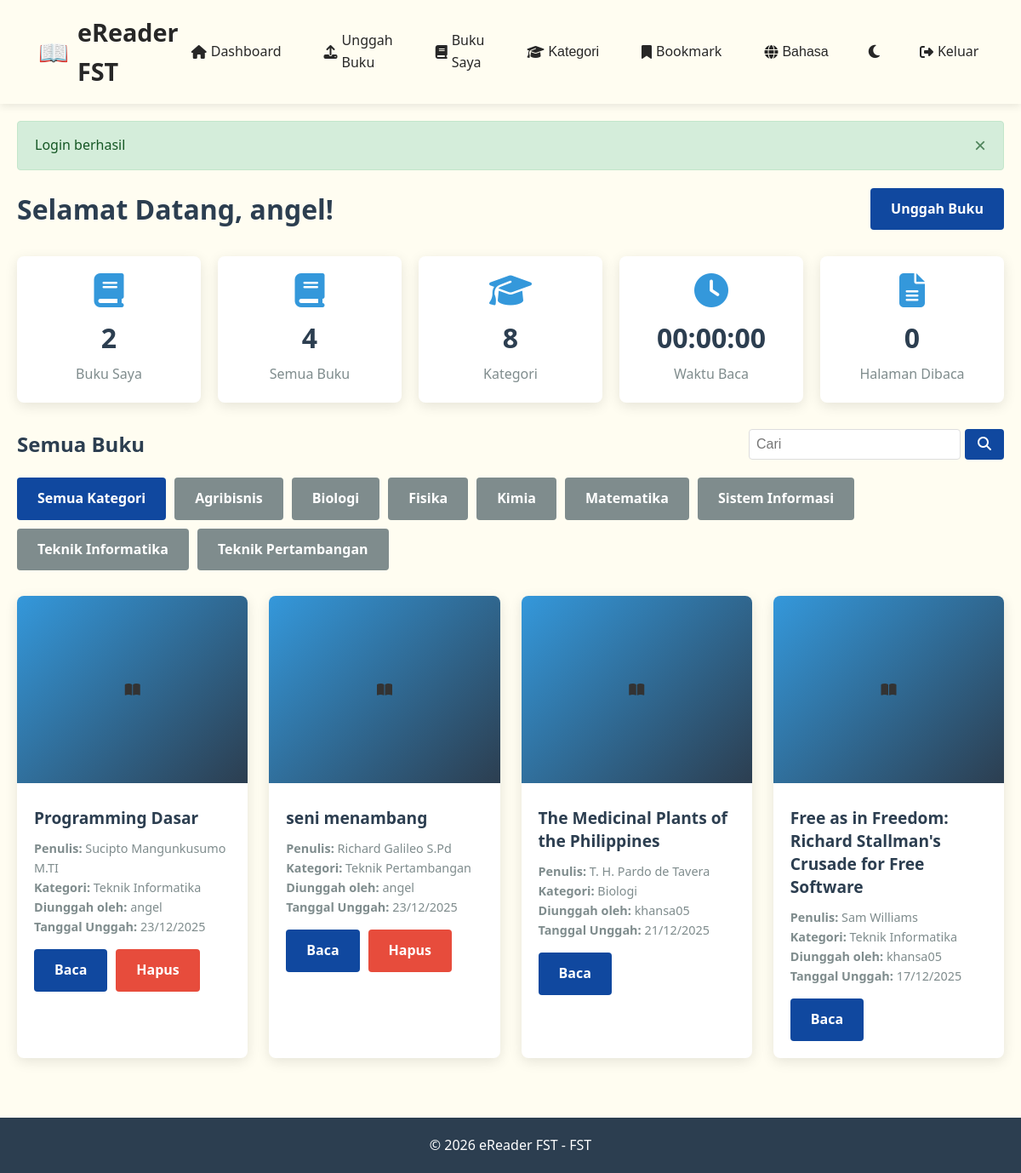
The app's page /dashboard.php (signed in) with its own data.
### tables this page shows
CREATE TABLE `categories` (
  `id` int(11) NOT NULL,
  `name` varchar(100) NOT NULL,
  `description` text DEFAULT NULL,
  `created_at` timestamp NOT NULL DEFAULT current_timestamp()
);

CREATE TABLE `books` (
  `id` int(11) NOT NULL,
  `title` varchar(255) NOT NULL,
  `author` varchar(255) DEFAULT NULL,
  `category_id` int(11) DEFAULT NULL,
  `user_id` int(11) DEFAULT NULL,
  `filename` varchar(255) NOT NULL,
  `filepath` varchar(500) NOT NULL,
  `file_size` int(11) DEFAULT NULL,
  `upload_date` timestamp NOT NULL DEFAULT current_timestamp()
);

CREATE TABLE `users` (
  `id` int(11) NOT NULL,
  `username` varchar(50) NOT NULL,
  `email` varchar(100) NOT NULL,
  `password` varchar(255) NOT NULL,
  `language` enum('id','en') DEFAULT 'id',
  `created_at` timestamp NOT NULL DEFAULT current_timestamp()
);

### includes/functions.php (called while the page is built, shortened)
<?php
require_once __DIR__ . '/../config/database.php';
function t($key) {
    $lang = isset($_SESSION['language']) ? $_SESSION['language'] : 'id';
    $languageFile = __DIR__ . "/../languages/{$lang}.php";
    if (file_exists($languageFile)) {
        $translations = require($languageFile);
        return isset($translations[$key]) ? $translations[$key] : $key;
    }
    return $key;
}
function translateCategoryName($categoryName) {
    return t($categoryName);
}
function getCategories() {
    global $pdo;
    $stmt = $pdo->query("SELECT * FROM categories ORDER BY name");
    $categories = $stmt->fetchAll(PDO::FETCH_ASSOC);
    return $categories;
}
    function getUserReadingSummary($user_id) {
        global $pdo;
        $pdo->exec("CREATE TABLE IF NOT EXISTS reading_stats (
            id INT AUTO_INCREMENT PRIMARY KEY,
            user_id INT NOT NULL,
            book_id INT NOT NULL,
            chapter_number INT DEFAULT NULL,
            words INT DEFAULT 0,
            pages INT DEFAULT 0,
            seconds INT DEFAULT 0,
            created_at DATETIME DEFAULT CURRENT_TIMESTAMP
        ) ENGINE=InnoDB DEFAULT CHARSET=utf8mb4;");
        $stmt = $pdo->prepare("SELECT
            COALESCE(SUM(pages),0) AS total_pages,
            COALESCE(SUM(seconds),0) AS total_seconds,
            COUNT(*) AS sessions
            FROM reading_stats WHERE user_id = ?");
        $stmt->execute([$user_id]);
        return $stmt->fetch(PDO::FETCH_ASSOC);
    }
?>

### dashboard.php (the view, shortened to what this page needs)
<?php
require_once 'config/database.php';
require_once 'includes/functions.php';
$category_id = isset($_GET['category']) ? intval($_GET['category']) : null;
$view = isset($_GET['view']) ? $_GET['view'] : 'all';
$search = isset($_GET['search']) ? trim($_GET['search']) : '';
$categories = getCategories();
$category_name = '';
if($view == 'mybooks') {
    $query = "SELECT books.*, categories.name as category_name, users.username
              FROM books
              LEFT JOIN categories ON books.category_id = categories.id
              LEFT JOIN users ON books.user_id = users.id
              WHERE books.user_id = ?";
    $params = [$_SESSION['user_id']];
    if(!empty($search)) {
        $query .= " AND (books.title LIKE ? OR books.author LIKE ?)";
        $params[] = "%$search%";
        $params[] = "%$search%";
    }
    $stmt = $pdo->prepare($query);
    $stmt->execute($params);
    $books = $stmt->fetchAll(PDO::FETCH_ASSOC);
    $page_title = t('my_books');
} else {
    $query = "SELECT books.*, categories.name as category_name, users.username
              FROM books
              LEFT JOIN categories ON books.category_id = categories.id
              LEFT JOIN users ON books.user_id = users.id
              WHERE 1=1";
    $params = [];
    $query .= " ORDER BY books.upload_date DESC";
    $stmt = $pdo->prepare($query);
    $stmt->execute($params);
    $books = $stmt->fetchAll(PDO::FETCH_ASSOC);
    $page_title = $category_id ? $category_name : t('all_books');
}
$stmt = $pdo->prepare("SELECT COUNT(*) as total FROM books WHERE user_id = ?");
$stmt->execute([$_SESSION['user_id']]);
$user_book_count = $stmt->fetch(PDO::FETCH_ASSOC)['total'];
$total_books = $pdo->query("SELECT COUNT(*) as total FROM books")->fetch()['total'];
$total_categories = $pdo->query("SELECT COUNT(*) as total FROM categories")->fetch()['total'];
$readingSummary = getUserReadingSummary($_SESSION['user_id']);
$total_seconds = isset($readingSummary['total_seconds']) ? intval($readingSummary['total_seconds']) : 0;
$hours = floor($total_seconds / 3600);
$minutes = floor(($total_seconds % 3600) / 60);
$seconds_display = $total_seconds % 60;
$time_read_label = sprintf("%02d:%02d:%02d", $hours, $minutes, $seconds_display);
$total_pages_read = isset($readingSummary['total_pages']) ? intval($readingSummary['total_pages']) : 0;
?>
<?php include 'includes/header.php'; ?>
<div class="dashboard-header">
    <h1><?php echo t('welcome'); ?>, <?php echo htmlspecialchars($_SESSION['username']); ?>!</h1>
    <a href="upload.php" class="btn btn-success"><?php echo t('upload_book'); ?></a>
</div>
<div class="dashboard-stats">
    <div class="stat-card">
        <i class="fas fa-book"></i>
        <h3><?php echo $user_book_count; ?></h3>
        <p><?php echo t('my_books'); ?></p>
    </div>
    <div class="stat-card">
        <i class="fas fa-book"></i>
        <h3><?php echo $total_books; ?></h3>
        <p><?php echo t('all_books'); ?></p>
    </div>
    <div class="stat-card">
        <i class="fas fa-graduation-cap"></i>
        <h3><?php echo $total_categories; ?></h3>
        <p><?php echo t('category'); ?></p>
    </div>
    <div class="stat-card">
        <i class="fas fa-clock"></i>
        <h3><?php echo htmlspecialchars($time_read_label); ?></h3>
        <p><?php echo t('time_read'); ?></p>
    </div>
    <div class="stat-card">
        <i class="fas fa-file-alt"></i>
        <h3><?php echo $total_pages_read; ?></h3>
        <p><?php echo t('pages_read'); ?></p>
    </div>
</div>
<div style="display: flex; justify-content: space-between; align-items: center; flex-wrap: wrap; margin-bottom: 20px;">
    <h2><?php echo $page_title; ?> <?php echo !empty($search) ? ' - Search: '.htmlspecialchars($search) : ''; ?></h2>
    <form action="dashboard.php" method="GET" style="display: flex; gap: 5px; min-width: 300px;">
        <input type="text" name="search" class="form-control"
               placeholder=<?php echo t('searchbook_placeholder');?>
               value="<?php echo htmlspecialchars($search); ?>"
               style="flex-grow: 1; padding: 8px; border: 1px solid #ddd; border-radius: 4px;">
        <button type="submit" class="btn btn-primary" style="padding: 8px 15px;">
            <i class="fas fa-search"></i>
        </button>
    </form>
</div>
<div class="category-filter" style="margin-bottom: 20px; display: flex; gap: 10px; flex-wrap: wrap;">
    <a href="dashboard.php<?php echo !empty($search) ? '?search='.urlencode($search) : ''; ?>"
       class="btn <?php echo !$category_id ? 'btn-success' : 'btn-secondary'; ?>">
        <?php echo t('all_categories'); ?>
    </a>
    <?php foreach($categories as $category): ?>
        <a href="dashboard.php?category=<?php echo $category['id']; ?><?php echo !empty($search) ? '&search='.urlencode($search) : ''; ?>"
           class="btn <?php echo ($category_id == $category['id']) ? 'btn-success' : 'btn-secondary'; ?>">
            <?php echo htmlspecialchars($category['display_name'] ?? $category['name']); ?>
        </a>
    <?php endforeach; ?>
</div>
<?php if(empty($books)): ?>
    <div class="alert alert-warning" style="padding: 20px; background: #fff3cd; border: 1px solid #ffeeba; border-radius: 4px;">
        <?php echo !empty($search) ? "Tidak ada buku yang cocok dengan kata kunci '" . htmlspecialchars($search) . "'" : t('no_results'); ?>
    </div>
<?php else: ?>
    <div class="book-grid">
        <?php foreach($books as $book): ?>
                    <div class="book-card">
                        <div class="book-cover">
                            <?php if (!empty($book['filepath']) && file_exists($book['filepath'])): ?>
                                <img src="cover.php?f=<?php echo urlencode(basename($book['filepath'])); ?>" alt="Cover" style="width:120px; height:auto; border-radius:6px; object-fit:cover;" />
                            <?php else: ?>
                                <i class="fas fa-book-open"></i>
                            <?php endif; ?>
                        </div>
                    <div class="book-info">
                    <h3><?php echo htmlspecialchars($book['title']); ?></h3>
                    <div class="book-meta">
                        <p><strong><?php echo t('author'); ?>:</strong> <?php echo htmlspecialchars($book['author'] ?? 'Unknown'); ?></p>
                        <p><strong><?php echo t('category'); ?>:</strong> <?php echo htmlspecialchars(translateCategoryName($book['category_name']) ?? 'Uncategorized'); ?></p>
                        <p><strong><?php echo t('uploaded_by'); ?>:</strong> <?php echo htmlspecialchars($book['username'] ?? 'Unknown'); ?></p>
                        <p><strong><?php echo t('upload_date'); ?>:</strong> <?php echo date('d/m/Y', strtotime($book['upload_date'])); ?></p>
                    </div>
                    <div class="book-actions">
                        <a href="reader.php?id=<?php echo $book['id']; ?>" class="btn"><?php echo t('read'); ?></a>
                        <?php if($book['user_id'] == $_SESSION['user_id']): ?>
                            <a href="delete.php?id=<?php echo $book['id']; ?>"
                               class="btn btn-danger"
                               onclick="return confirm('<?php echo t('delete_confirm'); ?>')">
                                <?php echo t('delete'); ?>
                            </a>
                        <?php endif; ?>
                    </div>
                </div>
            </div>
        <?php endforeach; ?>
    </div>
<?php endif; ?>
<?php include 'includes/footer.php'; ?>

### includes/header.php (shortened to what this page needs)
<?php
require_once 'functions.php';
?>
<!DOCTYPE html>
<html lang="en">
<head>
    <link rel="stylesheet" href="assets/css/style.css">
    <link rel="stylesheet" href="https://cdnjs.cloudflare.com/ajax/libs/font-awesome/6.4.0/css/all.min.css">
</head>
<body>
    <header>
        <nav class="navbar">
            <div class="nav-brand">
                <a href="index.php"><?php echo t('app_name'); ?></a>
            </div>
            <?php if(isset($_SESSION['user_id'])): ?>
            <div class="nav-menu">
                <a href="dashboard.php"><i class="fas fa-home"></i> <?php echo t('dashboard'); ?></a>
                <a href="upload.php"><i class="fas fa-upload"></i> <?php echo t('upload_book'); ?></a>
                <a href="dashboard.php?view=mybooks"><i class="fas fa-book"></i> <?php echo t('my_books'); ?></a>
                <div class="nav-dropdown">
                    <button class="nav-dropbtn">
                        <i class="fas fa-graduation-cap"></i> <?php echo t('category'); ?>
                    </button>
                        <?php $categories = getCategories(); ?>
                </div>
                <a href="bookmarks.php"><i class="fas fa-bookmark"></i> Bookmark</a>
                <div class="nav-dropdown">
                    <button class="nav-dropbtn">
                        <i class="fas fa-globe"></i> <?php echo t('language'); ?>
                    </button>
                </div>
                <button id="theme-toggle" class="theme-toggle-btn" title="Ganti Tema">
                    <i class="fas fa-moon"></i>
                </button>
                <a href="logout.php" class="btn-logout"><i class="fas fa-sign-out-alt"></i> <?php echo t('logout'); ?></a>
            </div>
            <?php endif; ?>
        </nav>
    </header>
    <main class="container">
    <?php if(isset($_SESSION['message'])): ?>
        <div class="alert alert-<?php echo $_SESSION['message_type']; ?>">
            <button type="button" class="close-alert">&times;</button>
            <?php
                echo $_SESSION['message'];
            ?>
        </div>
    <?php endif; ?>

### includes/footer.php (shortened to what this page needs)
    </main>
    <footer>
        <p>&copy; <?php echo date('Y'); ?> <?php echo t('app_name'); ?> - FST</p>
    </footer>
</body>
</html>

### records on screen
categories: name "Agribisnis"
categories: name "Biologi"
categories: name "Fisika"
categories: name "Kimia"
categories: name "Matematika"
categories: name "Sistem Informasi"
categories: name "Teknik Informatika"
categories: name "Teknik Pertambangan"
books: title "Programming Dasar", author "Sucipto Mangunkusumo M.TI", user.username "angel", upload_date "23/12/2025"
books: title "seni menambang", author "Richard Galileo S.Pd", user.username "angel", upload_date "23/12/2025"
books: title "The Medicinal Plants of the Philippines", author "T. H. Pardo de Tavera", user.username "khansa05", upload_date "21/12/2025"
books: title "Free as in Freedom: Richard Stallman's Crusade for Free Software", author "Sam Williams", user.username "khansa05", upload_date "17/12/2025"

### other values on screen
t('app_name') "eReader FST"
t('dashboard') "Dashboard"
t('upload_book') "Unggah Buku"
t('my_books') "Buku Saya"
t('category') "Kategori"
t('language') "Bahasa"
t('logout') "Keluar"
$_SESSION['message'] "Login berhasil"
t('welcome') "Selamat Datang"
$_SESSION['username'] "angel"
$user_book_count "2"
$total_books "4"
t('all_books') "Semua Buku"
$total_categories "8"
$time_read_label "00:00:00"
